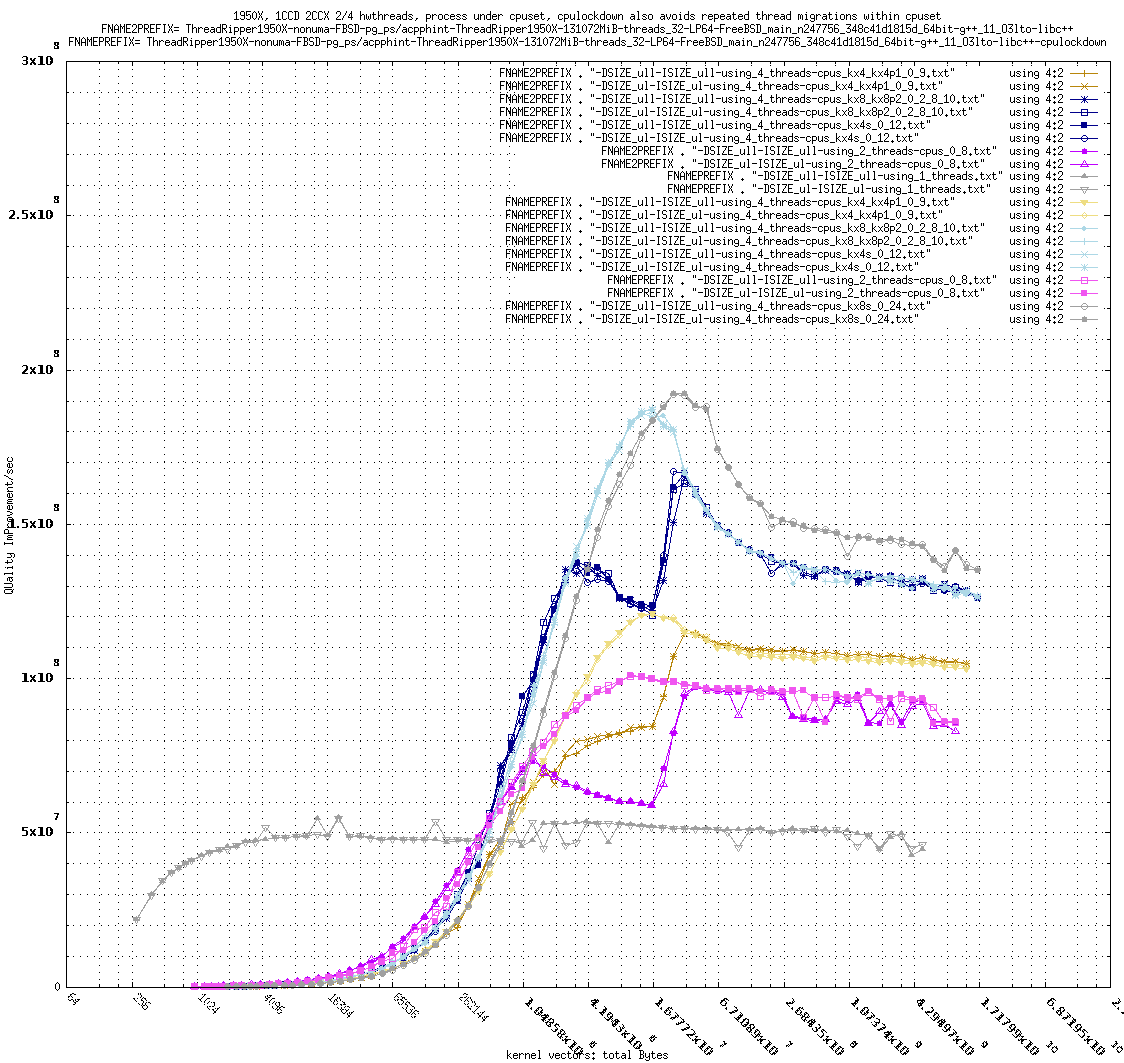

The script that drew this image:
reset session
GNUTERM = "x11"
COMPILERLIBRARY2="g++_11_O3lto-libc++"
FNAME2PREFIX=    "ThreadRipper1950X-nonuma-FBSD-pg_ps/acpphint-ThreadRipper1950X-131072MiB-threads_32-LP64-FreeBSD_main_n247756_348c41d1815d_64bit-" . COMPILERLIBRARY2
COMPILERLIBRARY= "g++_11_O3lto-libc++-cpulockdown"
FNAMEPREFIX=     "ThreadRipper1950X-nonuma-FBSD-pg_ps/acpphint-ThreadRipper1950X-131072MiB-threads_32-LP64-FreeBSD_main_n247756_348c41d1815d_64bit-" . COMPILERLIBRARY
RAMLOWERBOUND=   64
RAMUPPERBOUND=   2**38
QUIPSUPPERBOUND= 3e8
TIMELOWERBOUND=  1e-8
TIMEUPPERBOUND=  1.6
set title "1950X, 1CCD 2CCX 2/4 hwthreads, process under cpuset, cpulockdown also avoids repeated thread migrations within cpuset\n" . \
          "FNAME2PREFIX= " . FNAME2PREFIX . "\nFNAMEPREFIX= " . FNAMEPREFIX noenhanced
set ylabel "QUality ImProvement/sec"
unset logscale y
set ytics border mirror
set mytics 5
RAMLABEL= "kernel vectors: total Bytes"
RAMLOGSCALE= 4
TIMELABEL= "Median for: mean seconds per lap"
TIMELOGSCALE= 10
set xlabel RAMLABEL
set logscale x RAMLOGSCALE
set xtics border mirror in RAMLOGSCALE rotate by -45
set mxtics RAMLOGSCALE-1
set grid xtics mxtics ytics mytics
plot [RAMLOWERBOUND:RAMUPPERBOUND][0:QUIPSUPPERBOUND] \
 FNAME2PREFIX . "-DSIZE_ull-ISIZE_ull-using_4_threads-cpus_kx4_kx4p1_0_9.txt"         using 4:2 with linespoints linecolor rgb "dark-goldenrod" \
,FNAME2PREFIX . "-DSIZE_ul-ISIZE_ul-using_4_threads-cpus_kx4_kx4p1_0_9.txt"           using 4:2 with linespoints linecolor rgb "dark-goldenrod" \
,FNAME2PREFIX . "-DSIZE_ull-ISIZE_ull-using_4_threads-cpus_kx8_kx8p2_0_2_8_10.txt"    using 4:2 with linespoints linecolor rgb "dark-blue" \
,FNAME2PREFIX . "-DSIZE_ul-ISIZE_ul-using_4_threads-cpus_kx8_kx8p2_0_2_8_10.txt"      using 4:2 with linespoints linecolor rgb "dark-blue" \
,FNAME2PREFIX . "-DSIZE_ull-ISIZE_ull-using_4_threads-cpus_kx4s_0_12.txt"             using 4:2 with linespoints linecolor rgb "dark-blue" \
,FNAME2PREFIX . "-DSIZE_ul-ISIZE_ul-using_4_threads-cpus_kx4s_0_12.txt"               using 4:2 with linespoints linecolor rgb "dark-blue" \
,FNAME2PREFIX . "-DSIZE_ull-ISIZE_ull-using_2_threads-cpus_0_8.txt"  using 4:2 with linespoints linecolor rgb "dark-magenta" \
,FNAME2PREFIX . "-DSIZE_ul-ISIZE_ul-using_2_threads-cpus_0_8.txt"    using 4:2 with linespoints linecolor rgb "dark-magenta" \
,FNAMEPREFIX . "-DSIZE_ull-ISIZE_ull-using_1_threads.txt" using 4:2 with linespoints linecolor rgb "dark-grey" \
,FNAMEPREFIX . "-DSIZE_ul-ISIZE_ul-using_1_threads.txt"   using 4:2 with linespoints linecolor rgb "dark-grey" \
,FNAMEPREFIX . "-DSIZE_ull-ISIZE_ull-using_4_threads-cpus_kx4_kx4p1_0_9.txt"         using 4:2 with linespoints linecolor rgb "light-goldenrod" \
,FNAMEPREFIX . "-DSIZE_ul-ISIZE_ul-using_4_threads-cpus_kx4_kx4p1_0_9.txt"           using 4:2 with linespoints linecolor rgb "light-goldenrod" \
,FNAMEPREFIX . "-DSIZE_ull-ISIZE_ull-using_4_threads-cpus_kx8_kx8p2_0_2_8_10.txt"    using 4:2 with linespoints linecolor rgb "light-blue" \
,FNAMEPREFIX . "-DSIZE_ul-ISIZE_ul-using_4_threads-cpus_kx8_kx8p2_0_2_8_10.txt"      using 4:2 with linespoints linecolor rgb "light-blue" \
,FNAMEPREFIX . "-DSIZE_ull-ISIZE_ull-using_4_threads-cpus_kx4s_0_12.txt"             using 4:2 with linespoints linecolor rgb "light-blue" \
,FNAMEPREFIX . "-DSIZE_ul-ISIZE_ul-using_4_threads-cpus_kx4s_0_12.txt"               using 4:2 with linespoints linecolor rgb "light-blue" \
,FNAMEPREFIX . "-DSIZE_ull-ISIZE_ull-using_2_threads-cpus_0_8.txt"  using 4:2 with linespoints linecolor rgb "light-magenta" \
,FNAMEPREFIX . "-DSIZE_ul-ISIZE_ul-using_2_threads-cpus_0_8.txt"    using 4:2 with linespoints linecolor rgb "light-magenta" \
,FNAMEPREFIX . "-DSIZE_ull-ISIZE_ull-using_4_threads-cpus_kx8s_0_24.txt"             using 4:2 with linespoints linecolor rgb "dark-grey" \
,FNAMEPREFIX . "-DSIZE_ul-ISIZE_ul-using_4_threads-cpus_kx8s_0_24.txt"               using 4:2 with linespoints linecolor rgb "dark-grey"
#    EOF
